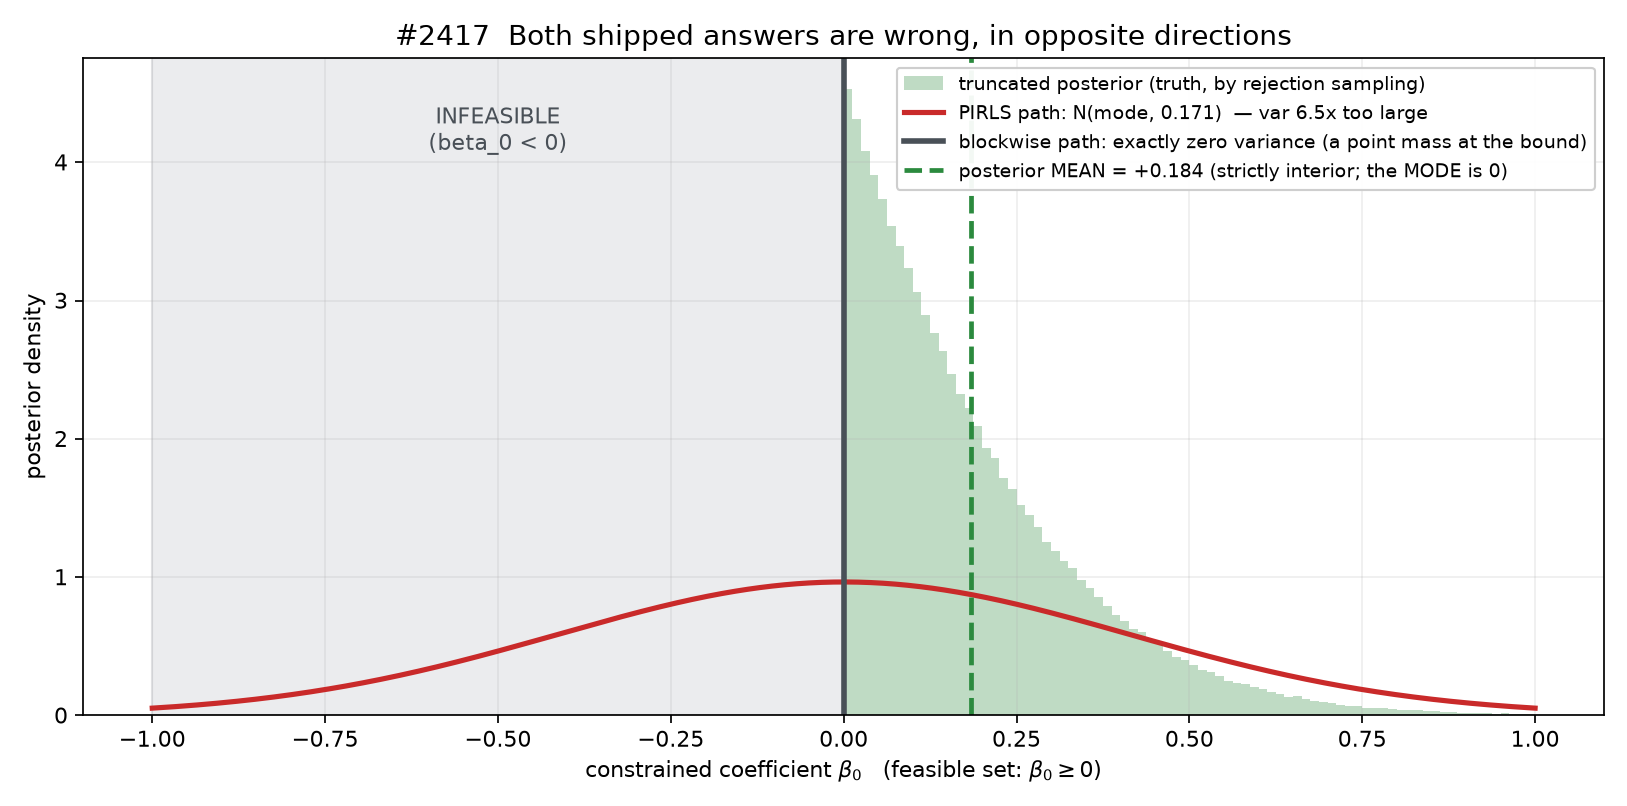

This chart was generated by the following Python code:
"""Independent numerical check of the #2417 estimand claim.

The claim: for a constrained fit, the posterior is the unconstrained Gaussian
N(beta_unc, H^-1) TRUNCATED to the feasible cone C = {A beta >= b}, and the two
shipped answers are the endpoints of one decomposition:

  * PIRLS path reports the FULL unconstrained covariance H^-1   (too large)
  * blockwise path reports Z (Z' H Z)^-1 Z' , exactly ZERO variance
    in the constraint-normal directions                          (too small)

and the truth is strictly between. Also checks the two identities I verified by
hand, and the point-estimate claim (posterior MEAN != constrained MODE).

Everything here is brute force: sample the truncated Gaussian by rejection, and
compare against the closed forms. No gam code involved -- the point is to check
the MATH independently of the implementation.
"""
import numpy as np

rng = np.random.default_rng(20260725)

# --- a small constrained problem -----------------------------------------
p = 4
M = rng.normal(size=(p, p))
H = M @ M.T + 2.0 * np.eye(p)          # SPD "Hessian" of the penalized objective
Hinv = np.linalg.inv(H)

# one active inequality row: beta_0 >= 0  (the monotone/nonneg cone face)
A = np.zeros((1, p)); A[0, 0] = 1.0
b = np.zeros(1)

# Put the unconstrained optimum OUTSIDE the feasible set so the constraint binds.
beta_unc = np.array([-0.60, 0.30, -0.20, 0.10])

# constrained mode: minimize 1/2 (x-mu)' H (x-mu) s.t. A x >= b, active => A x = b
# KKT on the active face:  H(x-mu) = A' lam ,  A x = b
W = A @ Hinv @ A.T
lam = np.linalg.solve(W, b - A @ beta_unc)
beta_mode = beta_unc + Hinv @ A.T @ lam
assert abs(A @ beta_mode - b) < 1e-12, "mode must sit ON the face"
assert lam[0] > 0, f"multiplier must be strictly positive (binding); got {lam[0]}"

# --- the three candidate covariances -------------------------------------
# 1. PIRLS path: full unconstrained
cov_pirls = Hinv

# 2. blockwise path: reduce to the face.  Z = null(A)
Z = np.linalg.svd(A)[2][A.shape[0]:].T          # p x (p-q)
cov_face = Z @ np.linalg.inv(Z.T @ H @ Z) @ Z.T

# --- the decomposition's two identities (the ones I checked by hand) -----
G = Hinv @ A.T @ np.linalg.inv(W)
P = np.eye(p) - G @ A
m = beta_unc - beta_mode                        # = -H^-1 g, the offset to the unc mean
print("identity  Cov(t,u) = P H^-1 A'  = 0 :", np.abs(P @ Hinv @ A.T).max())
print("identity  E[t]     = P m        = 0 :", np.abs(P @ m).max())
print("identity  P H^-1 P' = Z(Z'HZ)^-1 Z' :", np.abs(P @ Hinv @ P.T - cov_face).max())

# --- brute force: sample the truncated Gaussian ---------------------------
L = np.linalg.cholesky(Hinv)
keep = []
target = 4_000_000
while len(keep) < 400_000:
    z = rng.normal(size=(target, p))
    x = beta_unc + z @ L.T
    ok = (x @ A.T >= b).all(axis=1)
    keep.append(x[ok])
    if sum(len(k) for k in keep) > 400_000:
        break
S = np.vstack(keep)
print(f"\ntruncated sample: {len(S)} draws (acceptance {len(S)/target:.3f})")

cov_true = np.cov(S.T)
mean_true = S.mean(axis=0)

print("\n--- POINT ESTIMATE ---")
print(f"constrained MODE  beta_0 = {beta_mode[0]:+.6f}   (on the bound, by construction)")
print(f"posterior MEAN    beta_0 = {mean_true[0]:+.6f}   (strictly interior)")
print(f"  => reporting the mode as the estimate is MAP by the back door (SPEC line 3)")

print("\n--- VARIANCE of the constrained coordinate beta_0 ---")
print(f"  PIRLS (unconstrained) : {cov_pirls[0,0]:.6f}   <- too LARGE")
print(f"  truncated (truth)     : {cov_true[0,0]:.6f}")
print(f"  blockwise (face)      : {cov_face[0,0]:.6f}   <- too SMALL (exactly zero)")
between = cov_face[0, 0] < cov_true[0, 0] < cov_pirls[0, 0]
print(f"  strictly between?     : {between}")

print("\n--- full-matrix distance to the truth (Frobenius) ---")
print(f"  ||PIRLS     - truth|| = {np.linalg.norm(cov_pirls - cov_true):.6f}")
print(f"  ||blockwise - truth|| = {np.linalg.norm(cov_face  - cov_true):.6f}")

print("\n--- what a 95% interval on beta_0 would cover ---")
lo, hi = np.quantile(S[:, 0], [0.025, 0.975])
print(f"  truth (empirical)     : [{lo:+.4f}, {hi:+.4f}]  width {hi-lo:.4f}")
sd_p = np.sqrt(cov_pirls[0, 0])
print(f"  PIRLS  mode +- 1.96sd : [{beta_mode[0]-1.96*sd_p:+.4f}, {beta_mode[0]+1.96*sd_p:+.4f}]"
      f"  width {2*1.96*sd_p:.4f}   (and straddles the infeasible region)")
print(f"  blockwise             : [{beta_mode[0]:+.4f}, {beta_mode[0]:+.4f}]  width 0.0000"
      f"   (degenerate at the bound)")

# --- figure ---------------------------------------------------------------
import matplotlib
matplotlib.use("Agg")
import matplotlib.pyplot as plt

fig, ax = plt.subplots(figsize=(10.5, 5.2))
grid = np.linspace(-1.0, 1.0, 900)

ax.hist(S[:, 0], bins=160, range=(-1.0, 1.0), density=True, color="#2B8A3E",
        alpha=0.30, label="truncated posterior (truth, by rejection sampling)")

sd_p = np.sqrt(cov_pirls[0, 0])
ax.plot(grid, np.exp(-0.5*((grid-beta_mode[0])/sd_p)**2)/(sd_p*np.sqrt(2*np.pi)),
        color="#C92A2A", lw=2.4,
        label=f"PIRLS path: N(mode, {cov_pirls[0,0]:.3f})  — var {cov_pirls[0,0]/cov_true[0,0]:.1f}x too large")

ax.axvline(beta_mode[0], color="#495057", lw=2.6,
           label="blockwise path: exactly zero variance (a point mass at the bound)")
ax.axvspan(-1.0, 0.0, color="#868e96", alpha=0.16, zorder=0)
ax.text(-0.5, ax.get_ylim()[1]*0.86, "INFEASIBLE\n(beta_0 < 0)", ha="center",
        fontsize=10, color="#495057")

ax.axvline(mean_true[0], color="#2B8A3E", lw=2.2, ls="--",
           label=f"posterior MEAN = {mean_true[0]:+.3f} (strictly interior; the MODE is 0)")

ax.set_xlabel(r"constrained coefficient $\beta_0$   (feasible set: $\beta_0 \geq 0$)")
ax.set_ylabel("posterior density")
ax.set_title("#2417  Both shipped answers are wrong, in opposite directions", fontsize=13)
ax.legend(fontsize=9, loc="upper right", framealpha=0.95)
ax.grid(alpha=0.22)
fig.tight_layout()
out = "/private/tmp/claude-501/-Users-user-gam/05d0692f-b15d-4ac0-87e3-8351b744c410/scratchpad/issue2417_truncated.png"
fig.savefig(out, dpi=155)
print("\nwrote", out)
